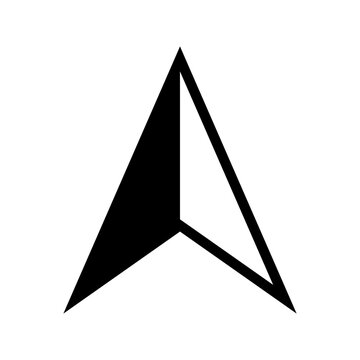
#> input picture resources/N.jpg, 360 x 360 px, found by its file name
$ python make_arrows.py
#> lines starting #> are read from the running program, lines starting #| are printed output that depends on the picture
# -*- coding: utf-8 -*-

from PIL import Image

compass = {'N' : 0,
           'NW' : 45,
           'W' : 90,
           'SW' : 135,
           'S' : 180,
           'SE' : 225,
           'E' : 270,
           'NE' : 315}

with Image.open("resources/N.jpg") as im :
#> im is the input picture: PIL image 360x360 L; min 0, max 255, mean 226.1
    for comp in compass :
        fname = f"resources/{comp}.PNG"
        p = im.rotate(compass[comp],fillcolor='#ffffff')
        p.save(fname)
#> this loop made 8 passes
#> pass 2, `p = im.rotate(compass[comp],fillcolor='#ffffff')`:
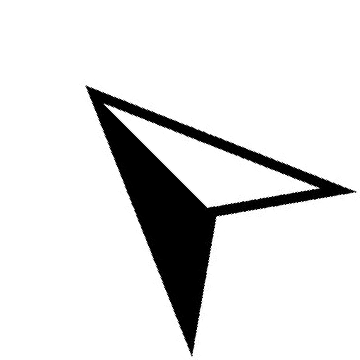
#> p: PIL image 360x360 L; min 0, max 255, mean 226.2
#> pass 3, `p = im.rotate(compass[comp],fillcolor='#ffffff')`:
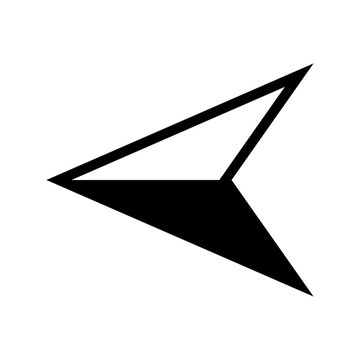
#> p: PIL image 360x360 L; min 0, max 255, mean 226.1
#> after the loop:
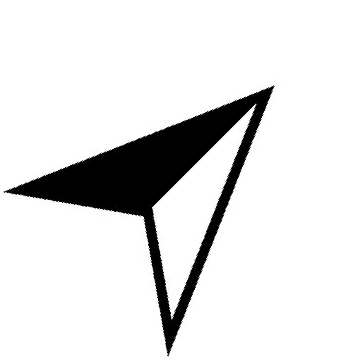
#> p: PIL image 360x360 L; min 0, max 255, mean 226.2
